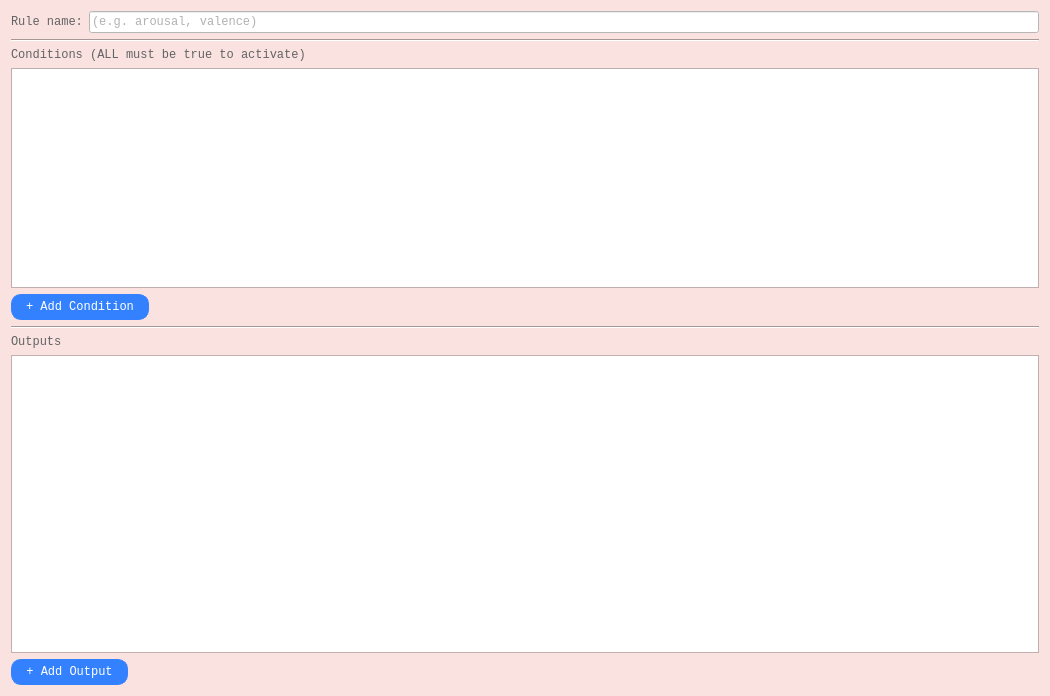
<?xml version="1.0" encoding="UTF-8"?>
<ui version="4.0">
 <class>RulesEditorPanel</class>
 <widget class="QWidget" name="RulesEditorPanel">
  <property name="geometry">
   <rect>
    <x>0</x>
    <y>0</y>
    <width>1050</width>
    <height>696</height>
   </rect>
  </property>
  <property name="minimumSize">
   <size>
    <width>0</width>
    <height>436</height>
   </size>
  </property>
  <property name="windowTitle">
   <string>Rules Editor</string>
  </property>
  <property name="styleSheet">
   <string notr="true">color: #636363; font-family: monospace; background: #fae2e1</string>
  </property>
  <layout class="QVBoxLayout" name="editorVLayout">
   <item>
    <layout class="QHBoxLayout" name="ruleNameLayout">
     <item>
      <widget class="QLabel" name="ruleNameLbl">
       <property name="text">
        <string>Rule name:</string>
       </property>
      </widget>
     </item>
     <item>
      <widget class="QLineEdit" name="ruleName">
       <property name="styleSheet">
        <string notr="true">background: #ffffff</string>
       </property>
       <property name="placeholderText">
        <string>(e.g. arousal, valence)</string>
       </property>
      </widget>
     </item>
    </layout>
   </item>
   <item>
    <widget class="QFrame" name="line1">
     <property name="frameShape">
      <enum>QFrame::Shape::HLine</enum>
     </property>
     <property name="frameShadow">
      <enum>QFrame::Shadow::Sunken</enum>
     </property>
    </widget>
   </item>
   <item>
    <widget class="QLabel" name="conditionsLabel">
     <property name="text">
      <string>Conditions (ALL must be true to activate)</string>
     </property>
    </widget>
   </item>
   <item>
    <widget class="QScrollArea" name="conditionsScroll">
     <property name="maximumSize">
      <size>
       <width>16777215</width>
       <height>220</height>
      </size>
     </property>
     <property name="widgetResizable">
      <bool>true</bool>
     </property>
     <widget class="QWidget" name="conditionsInner">
      <property name="geometry">
       <rect>
        <x>0</x>
        <y>0</y>
        <width>1024</width>
        <height>218</height>
       </rect>
      </property>
      <property name="styleSheet">
       <string notr="true">background: #ffffff;</string>
      </property>
      <layout class="QVBoxLayout" name="conditionsLayout">
       <item>
        <spacer name="conditionsStretch">
         <property name="orientation">
          <enum>Qt::Orientation::Vertical</enum>
         </property>
         <property name="sizeHint" stdset="0">
          <size>
           <width>20</width>
           <height>40</height>
          </size>
         </property>
        </spacer>
       </item>
      </layout>
     </widget>
    </widget>
   </item>
   <item>
    <widget class="QPushButton" name="addConditionBtn">
     <property name="sizePolicy">
      <sizepolicy hsizetype="Fixed" vsizetype="Fixed">
       <horstretch>0</horstretch>
       <verstretch>0</verstretch>
      </sizepolicy>
     </property>
     <property name="styleSheet">
      <string notr="true">QPushButton {background-color: #3381ff; color: #ffffff; border-radius: 10px;  border: 1px solid #3381ff; padding: 5px 14px;}

QPushButton:hover {background-color: #245ab3;}

QPushButton:pressed {background-color: #245ab3; padding-top: 7px; padding-bottom: 5px;}</string>
     </property>
     <property name="text">
      <string>+ Add Condition</string>
     </property>
    </widget>
   </item>
   <item>
    <widget class="QFrame" name="line2">
     <property name="frameShape">
      <enum>QFrame::Shape::HLine</enum>
     </property>
     <property name="frameShadow">
      <enum>QFrame::Shadow::Sunken</enum>
     </property>
    </widget>
   </item>
   <item>
    <widget class="QLabel" name="outputsLabel">
     <property name="text">
      <string>Outputs</string>
     </property>
    </widget>
   </item>
   <item>
    <widget class="QScrollArea" name="outputsScroll">
     <property name="sizePolicy">
      <sizepolicy hsizetype="Expanding" vsizetype="Expanding">
       <horstretch>0</horstretch>
       <verstretch>0</verstretch>
      </sizepolicy>
     </property>
     <property name="widgetResizable">
      <bool>true</bool>
     </property>
     <widget class="QWidget" name="outputsInner">
      <property name="geometry">
       <rect>
        <x>0</x>
        <y>0</y>
        <width>1024</width>
        <height>249</height>
       </rect>
      </property>
      <property name="styleSheet">
       <string notr="true">background: #ffffff</string>
      </property>
      <layout class="QVBoxLayout" name="outputsLayout">
       <item>
        <spacer name="outputsStretch">
         <property name="orientation">
          <enum>Qt::Orientation::Vertical</enum>
         </property>
         <property name="sizeHint" stdset="0">
          <size>
           <width>20</width>
           <height>40</height>
          </size>
         </property>
        </spacer>
       </item>
      </layout>
     </widget>
    </widget>
   </item>
   <item>
    <widget class="QPushButton" name="addOutputBtn">
     <property name="sizePolicy">
      <sizepolicy hsizetype="Fixed" vsizetype="Fixed">
       <horstretch>0</horstretch>
       <verstretch>0</verstretch>
      </sizepolicy>
     </property>
     <property name="styleSheet">
      <string notr="true">QPushButton {background-color: #3381ff; color: #ffffff; border-radius: 10px;  border: 1px solid #3381ff; padding: 5px 14px;}

QPushButton:hover {background-color: #245ab3;}

QPushButton:pressed {background-color: #245ab3; padding-top: 7px; padding-bottom: 5px;}</string>
     </property>
     <property name="text">
      <string>+ Add Output</string>
     </property>
    </widget>
   </item>
  </layout>
 </widget>
 <resources/>
 <connections/>
</ui>
